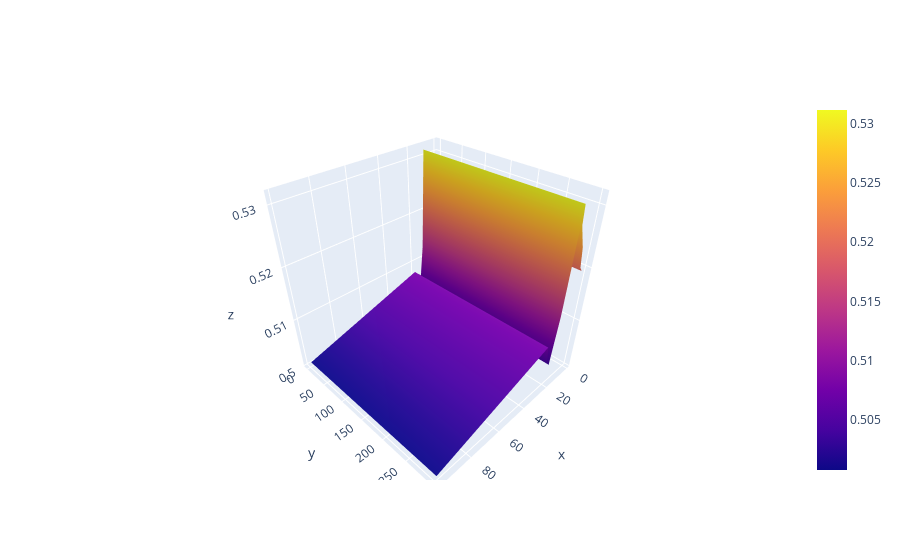

The notebook cell saved with this chart:
### Code cell
pdp = interaction[0].pdp.pivot_table(
    values='preds', 
    columns=features[0], 
    index=features[1]    
    )[::-1]  

from pdpbox.pdp import pdp_interact, pdp_interact_plot
import plotly.graph_objs as go

surface = go.Surface(
    x=pdp.columns,
    y=pdp.index,
    z=pdp.values
)

fig = go.Figure(surface)
fig.show()

### Figure 1 — Plotly figure (JSON) as saved in the notebook; plotly's stock layout.template omitted (floating-point values rounded to 4 significant figures)
{"data": [{"type": "surface", "x": [1, 3, 5, 10, 11, 13, 16, 18, 20, 99], "y": [300, 0], "z": [[0.5194, 0.5203, 0.5238, 0.528, 0.5312, 0.5127, 0.5034, 0.5041, 0.508, 0.5007], [0.5194, 0.5203, 0.5238, 0.528, 0.5312, 0.5127, 0.5034, 0.5041, 0.508, 0.5007]]}], "layout": {}}
